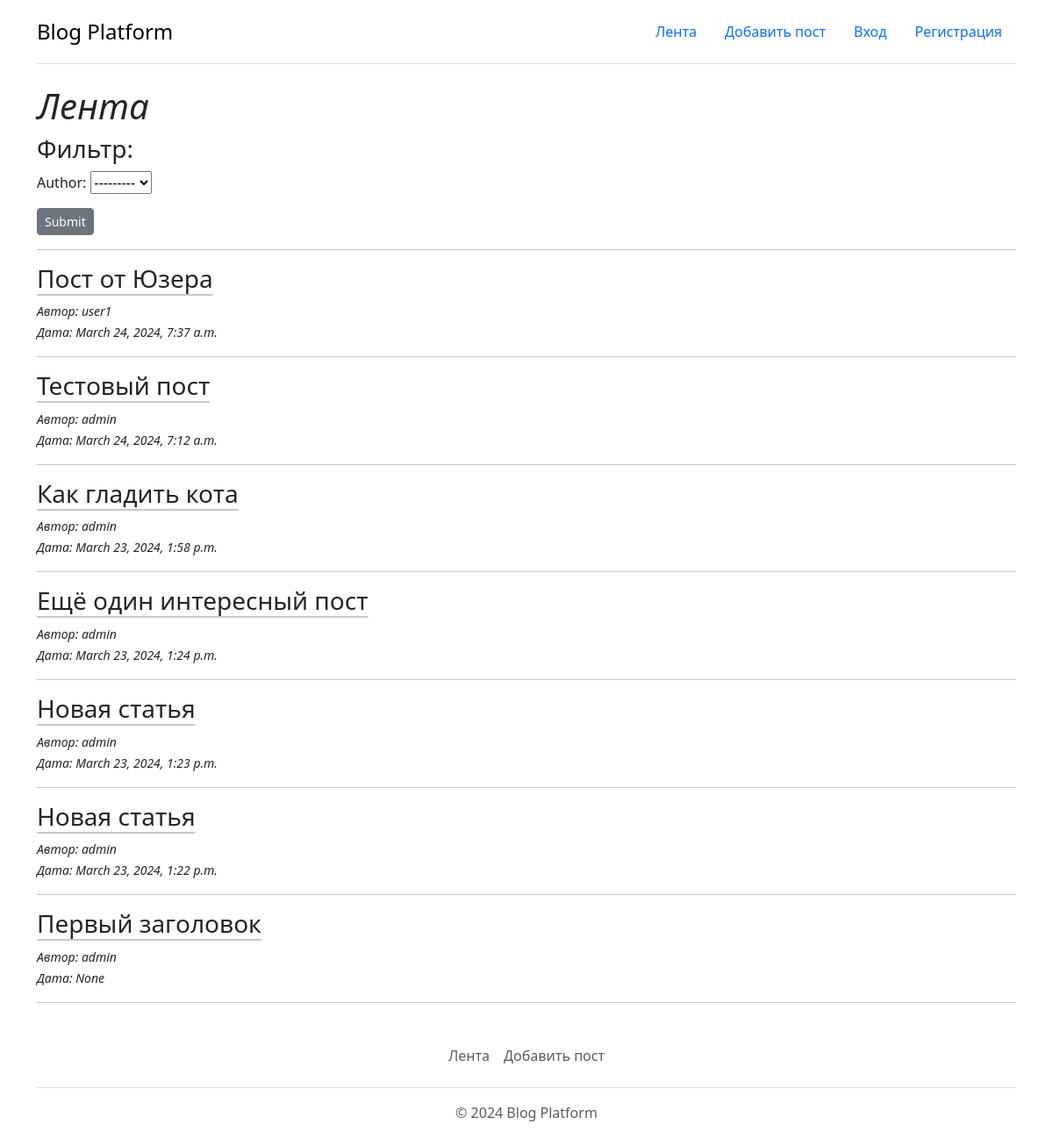
The app's page /, older data.
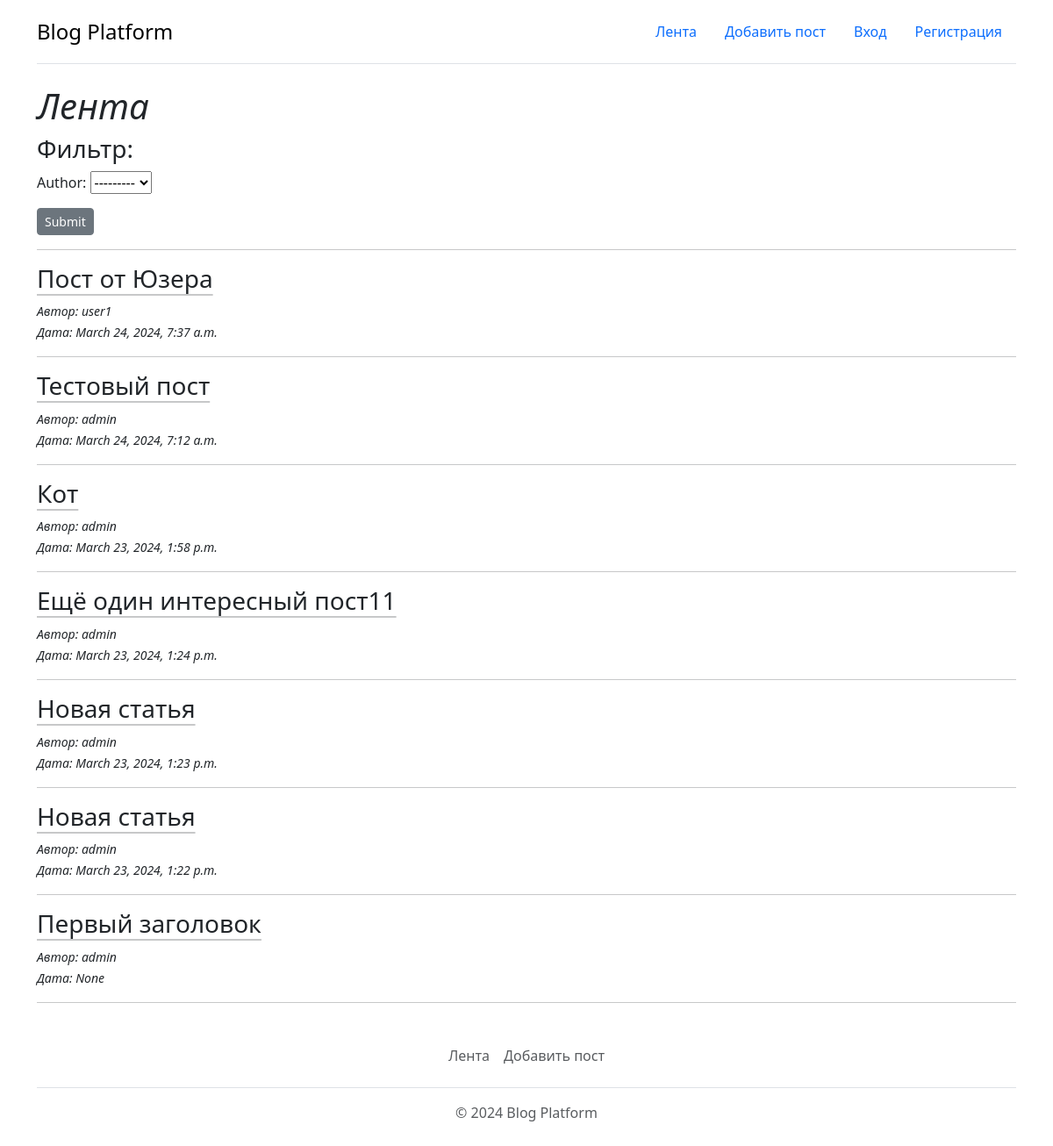
The same page, newer data.
### Blog/models.py (models this page shows, shortened)
class Post(models.Model):
    author = models.ForeignKey(User, on_delete=models.CASCADE)
    title = models.CharField(max_length=255, verbose_name="Заголовок")
    description = models.TextField(verbose_name="Текст поста")
    date_posted = models.DateTimeField(auto_now_add=True)
    class Meta:
        ordering = ['-date_posted']  # sort from new to old

### Blog/views.py (the view)
# urls.py: path('', views.post_list, name='post_list'),
def post_list(request):
    posts = Post.objects.all()
    filter = PostFilters(request.GET, queryset=Post.objects.all())
    return render(request, 'post_list.html', {'posts': posts, 'filter': filter})

### Blog/templates/post_list.html (shortened to what this page needs)
{% extends 'base.html' %}
{% block content %}
  <h1 class="fst-italic">Лента</h1>
<h3>Фильтр:</h3>
    <form method="get">
        {{ filter.form.as_p }}
        <input class="btn btn-secondary btn-sm" type="submit" />
    </form>
<hr>
    {% for post in filter.qs %}
        <h3><a href="{% url 'post_retrive' post.pk %}"
             class="link-dark link-offset-2 link-underline-opacity-25 link-underline-opacity-100-hover">
            {{ post.title }}</a></h3>
      <span class="small fst-italic">Aвтор: {{post.author}}</span>
      <br>
      <span class="small fst-italic">Дата: {{post.date_posted}}</span>
      <hr>
    {% empty %}
    <p>Постов нет</p>
    {% endfor %}
{% endblock %}

Row changes from the older to the newer data that the page shows:
changed Post: title "Как гладить кота" → "Кот"
changed Post: title "Ещё один интересный пост" → "Ещё один интересный пост11"
